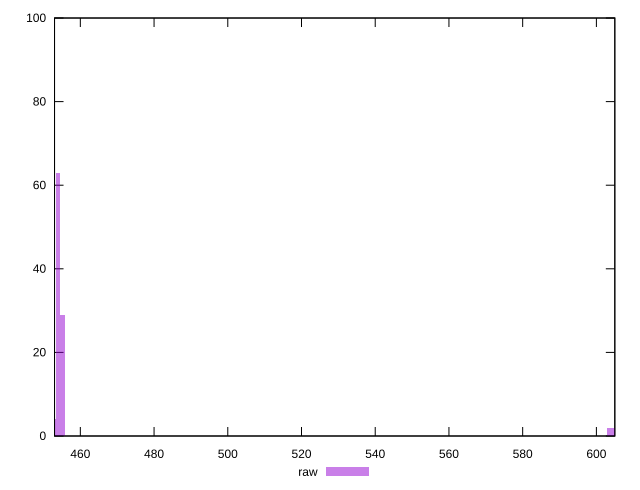

This chart was generated by the following gnuplot code:
reset

$raw <<EOF
455.175179916481 29
454.0257476439646 63
452.87631537144824 4
604.6013753436085 2
603.4519430710923 2
EOF

set key outside below
set boxwidth 1.1494322725163661
set xrange [453:605]
set yrange [0:100]
set trange [0:100]
set style fill transparent solid 0.5 noborder
set terminal svg size 640, 490 enhanced background rgb 'white'
set output "report_00008_2021-01-22T20:58:29.167/uses-rel-preload/samples/pages+cached+noexternal+noimg/raw/histogram.svg"

plot $raw title "raw" with boxes

reset
